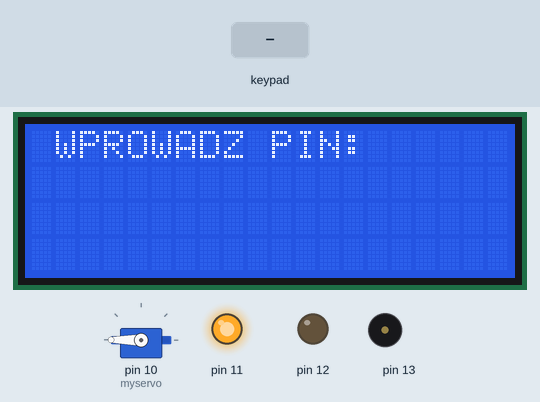
Recording of a sketch running on a simulated Arduino Uno, built with avr-gcc and run on an emulated ATmega328P. Parts: servo, 20×4 character LCD, output pins drawn as LEDs (lit = HIGH), buzzer (waves = sounding). Dashed ring = blinking. Inputs (shaded band) come from the test bench.

Above: at 1.2 s.
1.3 s: key '2' pressed
At 3.1 s:
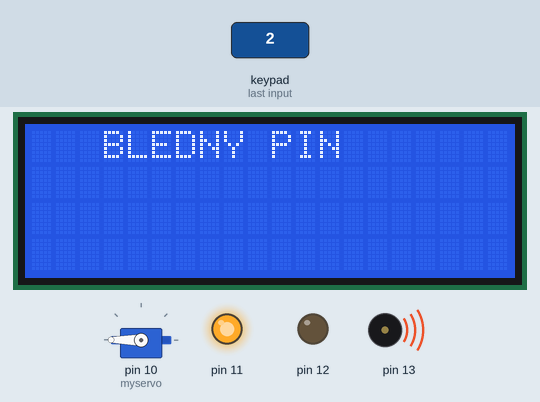
At 5.36 s:
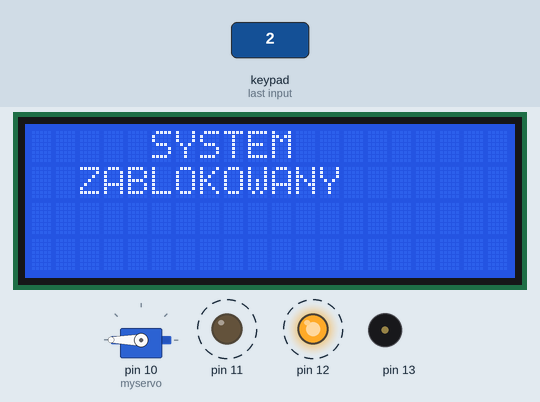
Timing chart, 0 to 13.0 s (numbered marks = the images above; inputs shaded):
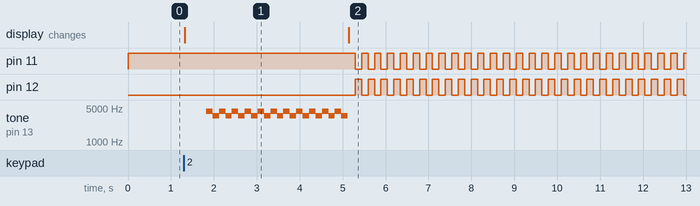

Measured:
- after the input at 1.3 s, pin 11, pin 12: alternates HIGH for 0.15 s and LOW for 0.15 s, starting after 4.0 s; tone on pin 13: silent → 4300 Hz after 0.52 s, then repeats every 0.30 s: 3500 Hz 0.15 s, 4300 Hz 0.15 s, until it stays silent from 5.1 s; the display: changes at once (image 1)

The sketch:

security_system.ino
```cpp
#include <Wire.h>
#include <Servo.h>
#include <LiquidCrystal_I2C.h>
#include <Keypad.h>

const byte ROWS = 4;
const byte COLS = 4;
int pos = 0;
char k1;

byte rowPins[ROWS] = {5, 4, 3, 2};
byte colPins[COLS] = {6, 7, 8, 9};

Servo myservo;

char keys[ROWS][COLS] = {
  {'1','2','3','+'},
  {'4','5','6','-'},
  {'7','8','9','*'},
  {'%','^','/',' '}
};

Keypad klawiatura = Keypad( makeKeymap(keys), rowPins, colPins, ROWS, COLS );

LiquidCrystal_I2C lcd(0x27,20,4);

void setup()
{
  pinMode(11, OUTPUT);
  pinMode(12, OUTPUT);
  digitalWrite(11, HIGH);
  digitalWrite(12, LOW);
  myservo.attach(10);
  myservo.write(180);
  Serial.begin(9600);
  lcd.init();
  lcd.backlight();
  lcd.setCursor(1, 0);
  lcd.print("WPROWADZ PIN:");
}

void loop()
{
  if(k1 = klawiatura.getKey())
  {
    lcd.setCursor(3, 1);
    lcd.print(k1);

  if(k1 == '1')
  {
      lcd.clear();
      lcd.setCursor(1, 0);
      lcd.print("PRAWIDLOWY PIN");
      digitalWrite(11, LOW);
      digitalWrite(12, HIGH);
      delay(1000);
      for (pos = 180; pos >= 87; pos -= 1)
       {
          myservo.write(pos);
          delay(10);
       }

      delay(2000);
      for (pos = 87; pos <= 180; pos += 1)
      {
          myservo.write(pos);
          delay(10);
      }

      delay(1000);
      lcd.clear();
      digitalWrite(11, HIGH);
      digitalWrite(12, LOW);
      lcd.setCursor(1, 0);
      lcd.print("WPROWADZ PIN:");
  }

  else
  {
      lcd.clear();
      lcd.setCursor(3, 0);
      lcd.print("BLEDNY PIN");
      delay(500);

      int iter = 10;

      while(iter >= 0)
      {
        tone(13, 4300);
        delay(150);
        tone(13, 3500);
        delay(150);

        iter -= 1;
      }
      noTone(13);

      lcd.clear();

      lcd.setCursor(5,0);
      lcd.print("SYSTEM");
      lcd.setCursor(2,1);
      lcd.print("ZABLOKOWANY");

      while(true)
      {
        digitalWrite(11, HIGH);
        digitalWrite(12, LOW);
        delay(150);
        digitalWrite(11, LOW);
        digitalWrite(12, HIGH);
        delay(150);
      }
  }
  }
}
```
